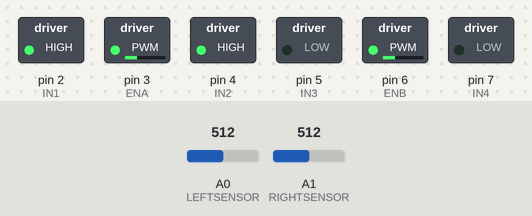
Bench run of a sketch on a simulated Arduino Uno, built with avr-gcc and run on an emulated ATmega328P. On the bench: switched loads named in the sketch (green lamp = pin HIGH). Inputs (shaded band) come from the test bench; at power-on: A0 (LEFTSENSOR) = 512, A1 (RIGHTSENSOR) = 512.

Above: at 1.2 s.
1.3 s: A0 (LEFTSENSOR) set to 161
2.8 s: A0 (LEFTSENSOR) set to 138
At 3.6 s:
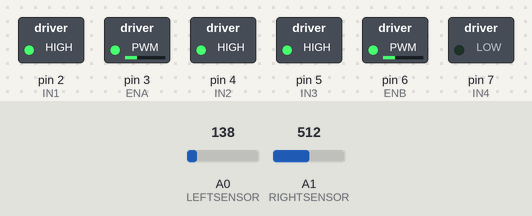
4.3 s: A1 (RIGHTSENSOR) set to 162
5.8 s: A1 (RIGHTSENSOR) set to 135
At 7.0 s:
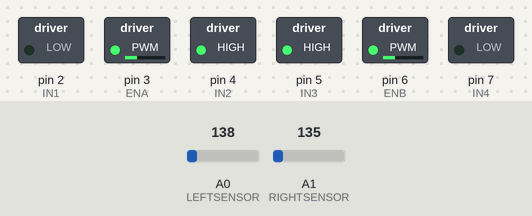
7.3 s: A0 (LEFTSENSOR) set to 306
At 8.2 s:
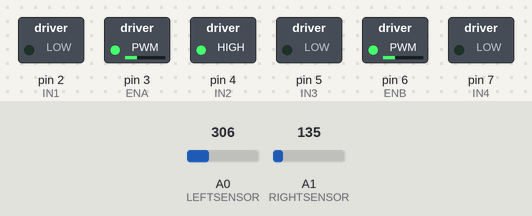
8.8 s: A0 (LEFTSENSOR) set to 122
At 9.4 s:
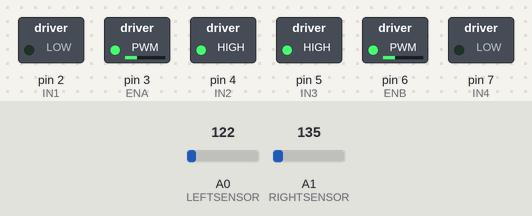
Timing chart, 0 to 11.3 s (numbered marks = the images above; inputs shaded):
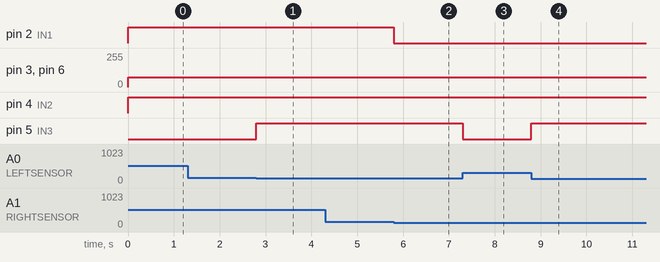

The sketch:

program_3-1.ino
```cpp
/*
 * YEAR 8 ROBOT - PROGRAM v3.1
 * ------------------------
 *
 * This program will make the robot follow a black line on a white background
 * You will need your black value and white value from program v3.0
 */


// INTIALISE MOTOR CONTROL UNIT (MCU)
// Motor A
#define ENA 3    // PWM Pin 3 to MCU ENA
#define IN1 2    // Digital Pin 2 to MCU IN1
#define IN2 4    // Digital Pin 4 to MCU IN2

// Motor B
#define ENB 6    // PWM Pin 6 to MCU ENB
#define IN3 5    // Digital Pin 5 to MCU IN3
#define IN4 7    // Digital Pin 7 to MCU IN4

// INTIALISE LINE FOLLOWING SENSORS
#define LEFTSENSOR A0      // Left sensor connected to pin A0 (analogue 0)
#define RIGHTSENSOR A1     // Right sensor connected to pin a1 (analogue 1)

// DEFINE VARIABLES
int motorSpeed = 75;                  // value 0 - 255
int time_delay = 1000;                // in milliseconds
int white = 300;                      // white sensor value from program v3.0
int black = 0;                        // black sensor value from program v3.0
int threshold = (white + black) / 2;  // calculates the threshold point where the robot switches from black to white.

void setup() {
  // SETUP SERIAL MONITOR FOR TROUBLESHOOTING
  Serial.begin(9600);

  // SETUP MOTOR CONTROL UNIT
  // Set all pins to output

  // Motor A
  pinMode(ENA, OUTPUT);
  pinMode(IN1, OUTPUT);
  pinMode(IN2, OUTPUT);

  // Motor B
  pinMode(ENB, OUTPUT);
  pinMode(IN3, OUTPUT);
  pinMode(IN4, OUTPUT);

  // SETUP LINE FOLLOWING SENSORS
  // Set all pins to input
  pinMode(LEFTSENSOR, INPUT);
  pinMode(RIGHTSENSOR, INPUT);

}
// MOTOR COMMANDS
// Right Motor Commands

void right_motor_fwd(){
  // This code should make the right motor drive forwards. If it drives backwards swap the LOW and HIGH values for IN1 and IN2
  digitalWrite(IN1, LOW);         // digitalWrite can only send values 0(LOW) or 1(HIGH)
  digitalWrite(IN2, HIGH);        // digitalWrite can only send values 0(LOW) or 1(HIGH)
  analogWrite(ENA, motorSpeed);   // analogWrite can send values 0 - 255
}

void right_motor_bck(){
  // This code should make the right motor drive backwards. If it drives forwards swap the LOW and HIGH values for IN1 and IN2
  digitalWrite(IN1, HIGH);         // digitalWrite can only send values 0(LOW) or 1(HIGH)
  digitalWrite(IN2, LOW);        // digitalWrite can only send values 0(LOW) or 1(HIGH)
  analogWrite(ENA, motorSpeed);   // analogWrite can send values 0 - 255
}

void right_motor_stop(){
  // This code should make the right motor stop. It does not matter if IN1 & IN2 are LOW or HIGH, just that they are the same.
  digitalWrite(IN1, HIGH);         // digitalWrite can only send values 0(LOW) or 1(HIGH)
  digitalWrite(IN2, HIGH);         // digitalWrite can only send values 0(LOW) or 1(HIGH)
  analogWrite(ENA, motorSpeed);    // analogWrite can send values 0 - 255
}

// Left Motor Commands

void left_motor_fwd(){
  // This code should make the left motor drive forwards. If it drives backwards swap the LOW and HIGH values for IN3 and IN4
  digitalWrite(IN3, HIGH);        // digitalWrite can only send values 0(LOW) or 1(HIGH)
  digitalWrite(IN4, LOW);         // digitalWrite can only send values 0(LOW) or 1(HIGH)
  analogWrite(ENB, motorSpeed);   // analogWrite can send values 0 - 255
}

void left_motor_bck(){
  // This code should make the left motor drive backwards. If it drives frowards swap the LOW and HIGH values for IN3 and IN4
  digitalWrite(IN3, LOW);        // digitalWrite can only send values 0(LOW) or 1(HIGH)
  digitalWrite(IN4, HIGH);         // digitalWrite can only send values 0(LOW) or 1(HIGH)
  analogWrite(ENB, motorSpeed);   // analogWrite can send values 0 - 255
}

void left_motor_stop(){
  // This code should make the left motor stop. It does not matter if IN3 & IN4 are LOW or HIGH, just that they are the same.
  digitalWrite(IN3, LOW);        // digitalWrite can only send values 0(LOW) or 1(HIGH)
  digitalWrite(IN4, LOW);         // digitalWrite can only send values 0(LOW) or 1(HIGH)
  analogWrite(ENB, motorSpeed);   // analogWrite can send values 0 - 255
}

// ROBOT COMMANDS

void forwards(){
  right_motor_fwd();
  left_motor_fwd();
}

void backwards(){
  right_motor_bck();
  left_motor_bck();
}

void sharp_left(){
  right_motor_fwd();
  left_motor_bck();
}

void sharp_right(){
  right_motor_bck();
  left_motor_fwd();
}

void slow_left(){
  right_motor_fwd();
  left_motor_stop();
}

void slow_right(){
  right_motor_stop();
  left_motor_fwd();
}

void robot_stop(){
  right_motor_stop();
  left_motor_stop();
}
void loop() {
  /*
   * The program first tests the values of the sensors.
   * If both sensors show white, then the robot goes forward
   * If the left sensor shows black, then the robot does a slow left turn
   * If the right sensor shows black, then the robot does a slow right turn
   * If both sensors show black, then the robot stops
   */

  // GET SENSOR VALUES
  int left = analogRead(LEFTSENSOR);
  int right = analogRead(RIGHTSENSOR);

  // RESPOND TO VALUES
  if (left < threshold && right < threshold){       // both sensors are white
    forwards();
  }
  else if (left > threshold && right < threshold){  // left is black, right is right
    slow_left();
  }
  else if (left < threshold && right > threshold){  // left is white, right is black
    slow_right();
  }
  else if (left > threshold && right > threshold){  // both sensors are black
    robot_stop();
  }
}
```

Measured:
- the behaviour switches between 150 and 149 on A0 (LEFTSENSOR) (found by bisection; images 0 and 1)
- the behaviour switches between 150 and 149 on A1 (RIGHTSENSOR) (found by bisection; images 1 and 2)
- after the input at 1.3 s, every drawn part: stays the same
- after the input at 2.8 s, pin 5 (IN3): LOW → HIGH at once
- after the input at 4.3 s, every drawn part: stays the same
- after the input at 5.8 s, pin 2 (IN1): HIGH → LOW at once
- after the input at 7.3 s, pin 5 (IN3): HIGH → LOW at once
- after the input at 8.8 s, pin 5 (IN3): LOW → HIGH at once
